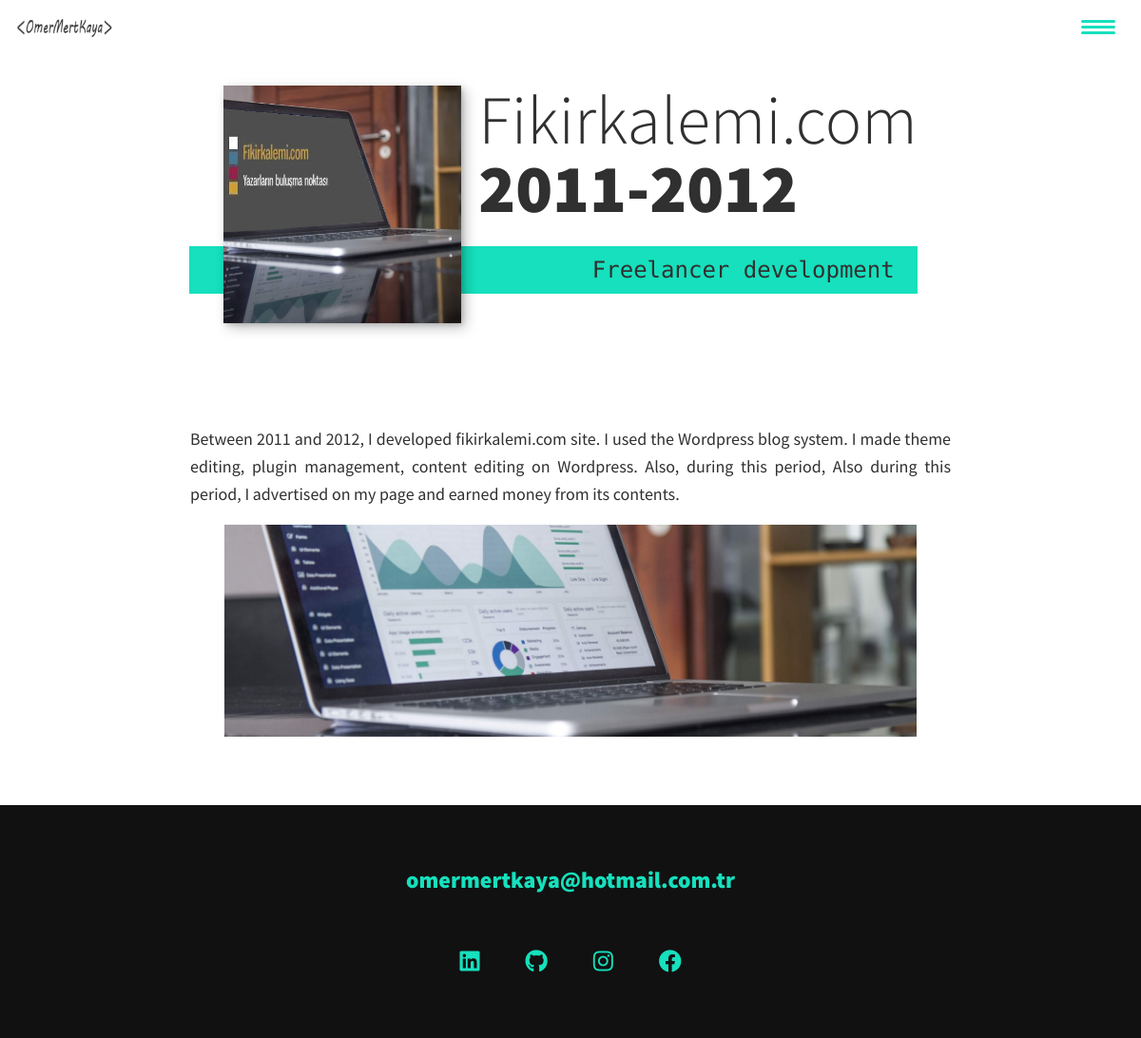
The app's page /article/1 with its own data.
### portapp/models.py (models this page shows, shortened)
class WebLogoName(models.Model):
    web_name = models.CharField(max_length=225,help_text="This is your site title")
    web_logo = models.ImageField(null= True, blank=True)

class WorkSection(models.Model):
    work_name = models.CharField(max_length=255)
    work_sub_title_black =  models.CharField(max_length=255, blank=True)
    work_sub_title = models.CharField(max_length=255, blank=True)
    work_article_photo = models.ImageField(null=True, blank=True)
    work_index_photo = models.ImageField(null=True, blank=True, help_text="Upload 400x400 images to get a good look.")
    work_content = RichTextField(blank=True, null=True)

class FooterSection(models.Model):
    footer_linked = models.CharField(max_length=300, blank=True)
    footer_github = models.CharField(max_length=300, blank=True)
    footer_instagram = models.CharField(max_length=300, blank=True)
    footer_facebook = models.CharField(max_length=300, blank=True)
    footer_email = models.CharField(max_length=300, blank=True)

### portapp/views.py (the view)
# urls.py: path("article/<int:pk>", ArticleDetailBolumu.as_view(), name="article-detail"),
class ArticleDetailBolumu(DetailView):
    model = WorkSection
    template_name='article_details.html'
    def get_context_data(self, **kwargs):
        context1 = super().get_context_data(**kwargs)
        context1["WebLogoName"] = WebLogoName.objects.get(id=1)
        context2 = super().get_context_data(**kwargs)
        context2["FooterSection"] = FooterSection.objects.get(id=1)
        context2.update(context1)
        return context2

### portapp/templates/article_details.html (shortened to what this page needs)
{% load static %}
<!DOCTYPE html>
<html lang="en">
<head>
    <link rel="stylesheet" href="https://cdnjs.cloudflare.com/ajax/libs/normalize/7.0.0/normalize.min.css">
    <link rel="stylesheet" href="https://cdnjs.cloudflare.com/ajax/libs/font-awesome/5.11.2/css/all.css" />
    <link rel="stylesheet" href="{% static 'css/style.css' %}">
</head>
<body>
<header>
    <div class="logo">
        <a href="../">
        <img src="../media/images/{{WebLogoName.web_logo}}" alt="">
        </a>
    </div>
    <button class="nav-toggle" aria-label="toggle navigation">
        <span class="hamburger"></span>
    </button>
</header>
<section class="intro" id="home">
    <h1 class="section__title section__title--intro">
       {{ object.work_name }} <strong>{{object.work_sub_title_black}}</strong>
    </h1>
    <p class="section__subtitle section__subtitle--intro">{{object.work_sub_title}}</p>
    <img src="/media/images/{{object.work_index_photo}}" alt="" class="intro__img">
</section>
<div class="portfolio-item-individual">
    <p>{{ object.work_content|safe }} </p>
    <img src="/media/images/{{object.work_article_photo}}" alt="" id="detail-image" class="portfolio-item-individual">
</div>
<footer class="footer">
    <a href="mailto:{{FooterSection.footer_email}}" class="footer__link">{{FooterSection.footer_email}}</a>
    <ul class="social-list">
        <li class="social-list__item">
            <a class="social-list__link" href="{{FooterSection.footer_linked}}">
                <i class="fab fa-linkedin"></i>
            </a>
        </li>
        <li class="social-list__item">
            <a class="social-list__link" href="{{FooterSection.footer_github}}">
                <i class="fab fa-github"></i>
            </a>
        </li>
        <li class="social-list__item">
            <a class="social-list__link" href="{{FooterSection.footer_instagram}}">
                <i class="fab fa-instagram"></i>
            </a>
        </li>
        <li class="social-list__item">
            <a class="social-list__link" href="{{FooterSection.footer_facebook}}">
                <i class="fab fa-facebook"></i>
            </a>
        </li>
    </ul>
</footer>
</body>
</html>

### static/css/style.css (style rules this page uses)
*, *::before, *::after { box-sizing: border-box; }
:root { --ff-primary: 'Source Sans Pro', sans-serif; --ff-secondary: 'Source Code Pro', monospace; --fw-reg: 300; --fw-bold: 900; --clr-light: #fff; --clr-dark: #303030; --clr-accent: #16e0bd; --fs-h1: 3rem; --fs-h2: 2.25rem; --fs-h3: 1.25rem; --fs-body: 1rem; --bs: 0.25em 0.25em 0.75em rgba(0,0,0,.25), 0.125em 0.125em 0.25em rgba(0,0,0,.15); }
@media (min-width: 800px) { :root { --fs-h1: 4.5rem; --fs-h2: 3.75rem; --fs-h3: 1.5rem; --fs-body: 1.125rem; } }
html { scroll-behavior: smooth; }
body { background: var(--clr-light); color: var(--clr-dark); margin: 0; font-family: var(--ff-primary); font-size: var(--fs-body); line-height: 1.6; }
section { padding: 5em 2em; }
img { display: block; max-width: 100%; }
strong { font-weight: var(--fw-bold) }
h1, h2, h3 { line-height: 1; margin: 0; }
h1 { font-size: var(--fs-h1) }
.section__title { margin-bottom: .25em; }
.section__title--intro { font-weight: var(--fw-reg); }
.section__title--intro strong { display: block; }
.section__subtitle { margin: 0; font-size: var(--fs-h3); }
.section__subtitle--intro, .section__subtitle--about, .section__subtitle--story { background: var(--clr-accent); padding: .25em 1em; font-family: var(--ff-secondary); margin-bottom: 1em; }
header { display: flex; justify-content: space-between; padding: 1em; position: fixed; z-index: 9999; width: 100%; }
.logo { max-width: 100px; }
.nav-toggle { padding: .5em; background: transparent; border: 0; cursor: pointer; position: absolute; right: 1em; top: 1em; z-index: 1000; }
.hamburger { display: block; position: relative; }
.hamburger, .hamburger::before, .hamburger::after { background: var(--clr-accent); width: 2em; height: 3px; border-radius: 1em; transition: transform 250ms ease-in-out; }
.hamburger::before, .hamburger::after { content: ''; position: absolute; left: 0; right: 0; }
.hamburger::before { top: 6px; }
.hamburger::after { bottom: 6px; }
.intro { position: relative; }
.intro__img { box-shadow: var(--bs); }
.section__subtitle--intro { display: inline-block; }
@media (min-width: 600px) { .intro { display: grid; width: min-content; margin: 0 auto; grid-column-gap: 1em; grid-template-areas: "img title" "img subtitle"; grid-template-columns: min-content max-content; } }
@media (min-width: 600px) { .intro__img { grid-area: img; min-width: 250px; position: relative; z-index: 2; } }
@media (min-width: 600px) { .section__subtitle--intro { align-self: start; grid-column: -1 / 1; grid-row: 2; text-align: right; position: relative; left: -1.5em; width: calc(100% + 1.5em); } }
.footer { background: #111; color: var(--clr-accent); text-align: center; padding: 2.5em 0; font-size: var(--fs-h3); }
.footer a { color: inherit; text-decoration: none; }
.footer__link { font-weight: var(--fw-bold); }
.social-list { list-style: none; display: flex; justify-content: center; margin: 2em 0 0; padding: 0; }
.social-list__item { margin: 0 .5em; }
.social-list__link { padding: .5em; }
.portfolio-item-individual { padding: 0 2em 2em; max-width: 1000px; margin: 0 auto; }
.portfolio-item-individual p { max-width: 800px; text-align:justify; margin-left: auto; margin-right: auto; }
#detail-image { max-width: 800px; }

### records on screen
WebLogoName: web_logo (picture)
WorkSection: work_name "Fikirkalemi.com", work_sub_title_black "2011-2012", work_sub_title "Freelancer development", work_index_photo (picture), work_content "Between 2011 and 2012, I developed fikirkalemi.com site. I used the Wordpress blog system. I made theme editing, plugin management, content editing on Wordpress. Also, during this period, Also during this period, I advertised on my page and earned money from its contents.", work_article_photo (picture)
FooterSection: footer_email "omermertkaya@hotmail.com.tr"
